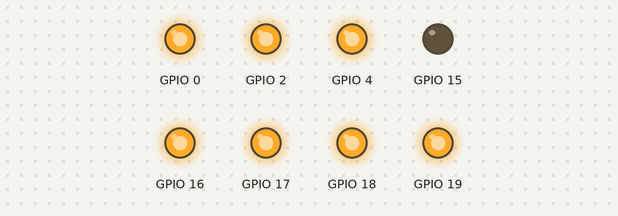
This sketch was run on a simulated ESP32. Shown: output pins drawn as LEDs (lit = HIGH).

Above: at 0.12 s.
At 0.87 s:
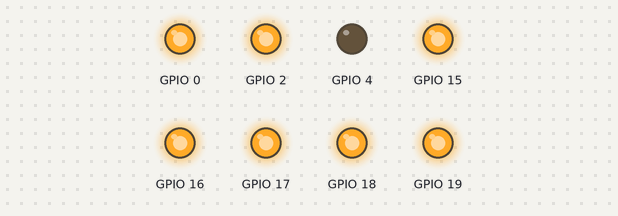
At 1.37 s:
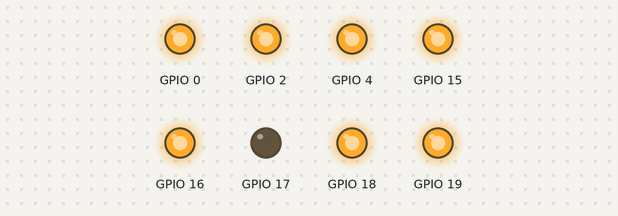
At 1.87 s:
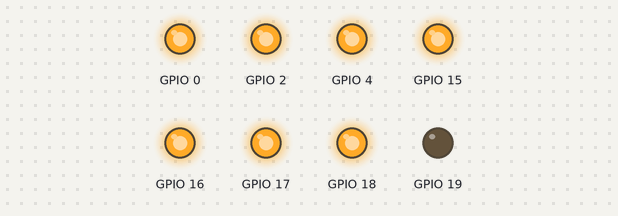
At 3.12 s:
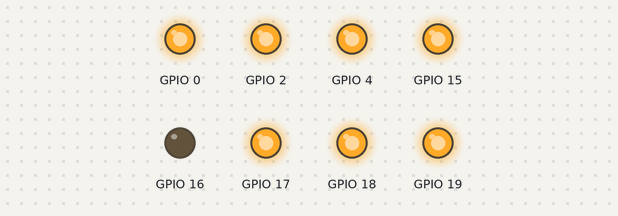
At 4.37 s:
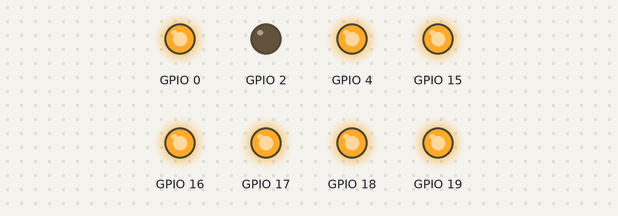
Timing chart, 0 to 4.7 s (numbered marks = the images above):
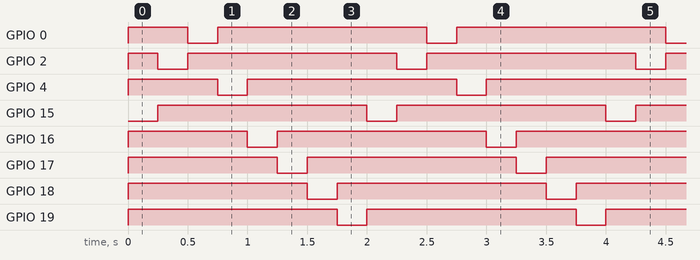

Measured:
- by itself, GPIO 0, GPIO 2, GPIO 4, GPIO 15–19: alternates HIGH for 1.8 s and LOW for 0.25 s
- by itself, everything shown: repeats every 2.0 s, in 8 steps

The sketch:

Lab_3_TEST_3-2_ESP32.ino
```cpp
void setup() {
 pinMode(15,OUTPUT);
 pinMode(2,OUTPUT);
 pinMode(0,OUTPUT);
 pinMode(4,OUTPUT);
 pinMode(16,OUTPUT);
 pinMode(17,OUTPUT);
 pinMode(18,OUTPUT);
 pinMode(19,OUTPUT);
 digitalWrite(15,HIGH);
 digitalWrite(2,HIGH);
 digitalWrite(0,HIGH);
 digitalWrite(4,HIGH);
 digitalWrite(16,HIGH);
 digitalWrite(17,HIGH);
 digitalWrite(18,HIGH);
 digitalWrite(19,HIGH);
}

void loop() {
 digitalWrite(15,LOW);
 delay(250);
 digitalWrite(15,HIGH);

 digitalWrite(2,LOW);
 delay(250);
 digitalWrite(2,HIGH);

 digitalWrite(0,LOW);
 delay(250);
 digitalWrite(0,HIGH);

 digitalWrite(4,LOW);
 delay(250);
 digitalWrite(4,HIGH);

 digitalWrite(16,LOW);
 delay(250);
 digitalWrite(16,HIGH);

 digitalWrite(17,LOW);
 delay(250);
 digitalWrite(17,HIGH);

 digitalWrite(18,LOW);
 delay(250);
 digitalWrite(18,HIGH);

 digitalWrite(19,LOW);
 delay(250);
 digitalWrite(19,HIGH);
}
```
